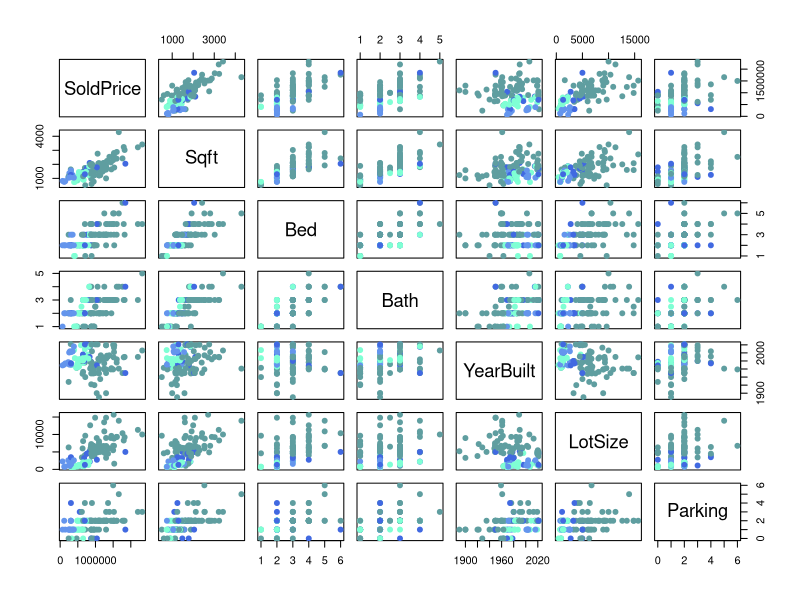
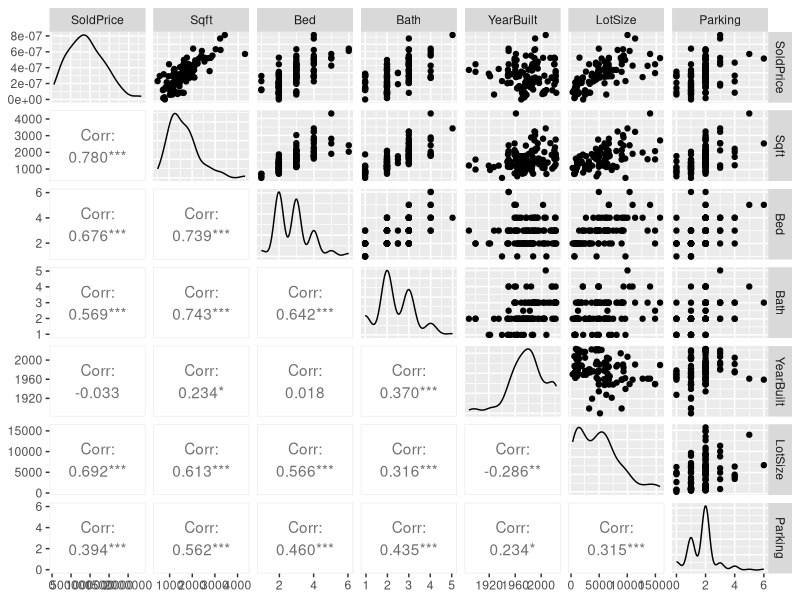
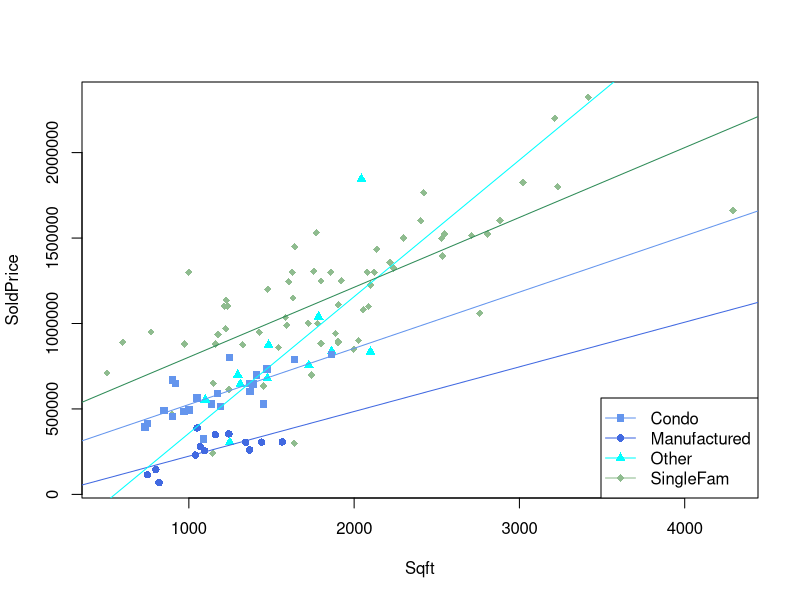
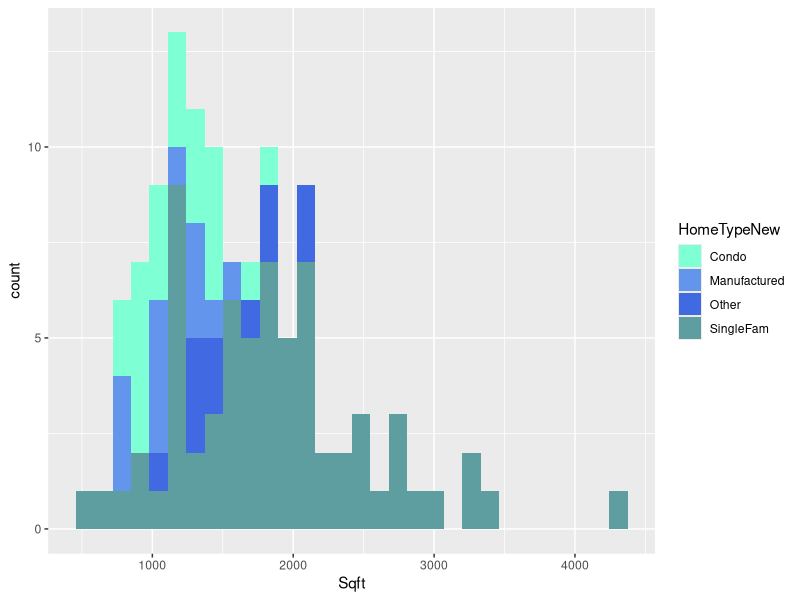
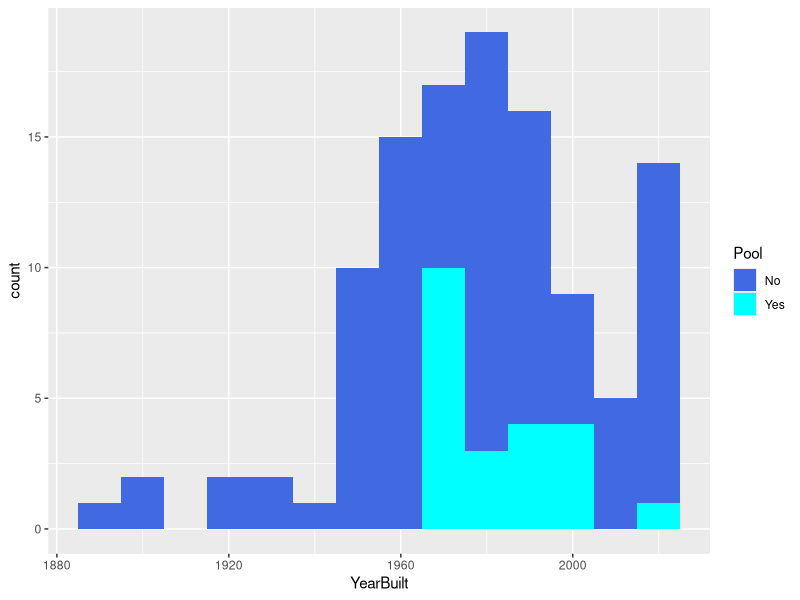
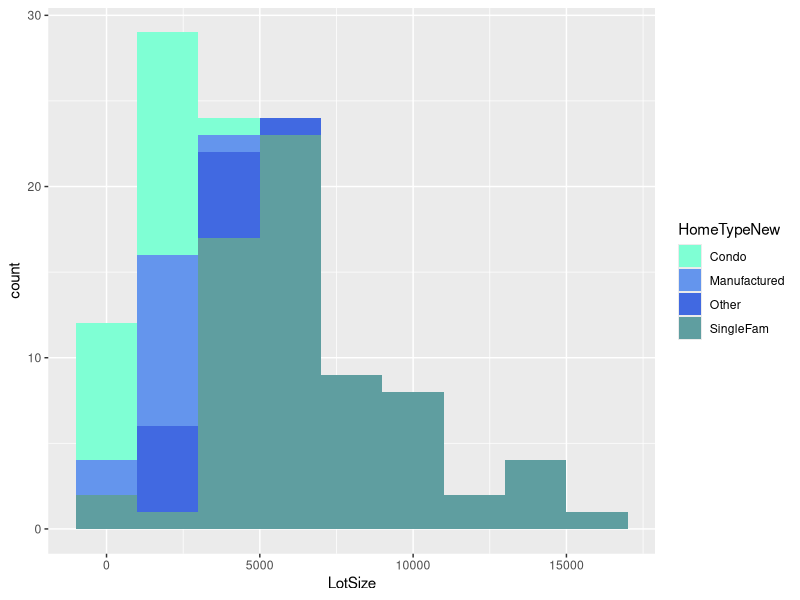
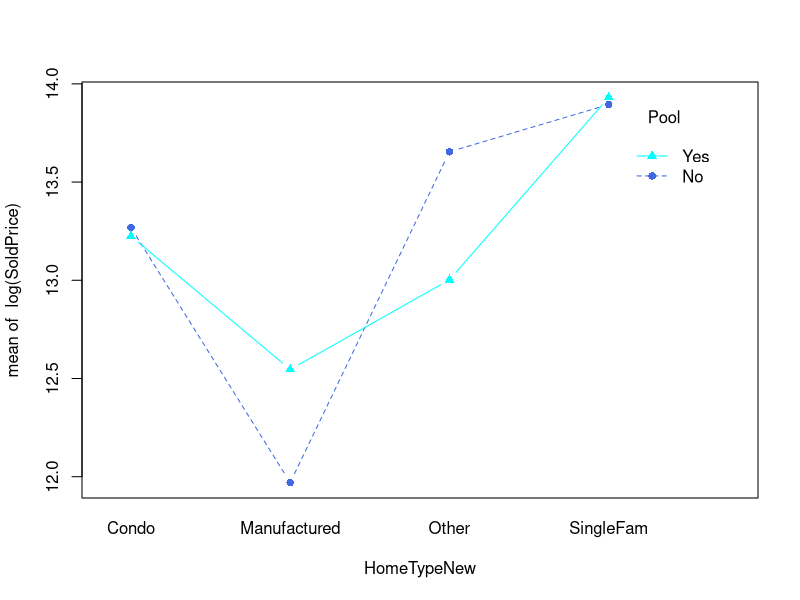

Here is the R script that generated these plots, in order: (Note: this script raises an error after producing the figures.)
## ---- chunk 1
knitr::opts_chunk$set(echo = TRUE)
## ---- chunk 2
library(tidyverse)
library(readxl)
library(leaps)
library(car)
library(scatterplot3d)
library(GGally)
library('lmtest')
## ---- chunk 3
realestate <- read_excel("SLO_Real_Estate_Feb-Apr2022.xlsx")

realestate_clean <- realestate %>%
  filter(LotSize != 416869 & LotSize != 108900 & LotSize != 84071)

realestate_clean <- realestate_clean %>%
  mutate(HomeTypeNew = 
           case_when(HomeType == "Condominium" ~ "Condo", 
             HomeType == "SingleFamilyResidence" ~ "SingleFam",
             HomeType == "ManufacturedHome" ~ "Manufactured",
             TRUE ~ "Other")) 

realestate_clean$Cooling = factor(realestate_clean$Cooling)
realestate_clean$Heating = factor(realestate_clean$Heating)
realestate_clean$HomeType = factor(realestate_clean$HomeType)
realestate_clean$Pool = factor(realestate_clean$Pool)
## ---- chunk 4
n <- 141
numtrain = ceiling(.8*n)
set.seed(678)
train_ind = sample(n, numtrain)
traindata = realestate_clean[train_ind, ]
testdata = realestate_clean[-train_ind, ]
set.seed(NULL)
## ---- chunk 5
# Matrix Scatterplot
pairs(SoldPrice ~ Sqft + Bed + Bath + YearBuilt + LotSize + Parking, data = traindata, 
      col = c('aquamarine', 'cornflowerblue','royalblue', 'cadetblue', 'cyan', 
              'darkblue', 'deepskyblue', 'darkseagreen', 'darkseagreen1')[factor(traindata$HomeTypeNew)], 
      pch = 19)
## ---- chunk 6
# Correlation Matrix 
cor(traindata[,c(1, 2, 3, 4, 5, 6, 7)])
## ---- chunk 7
# Matrix Scatterplot with ggpairs()
ggpairs(traindata[,-c(8:12)], 
        upper=list(continuous='points'),
        lower=list(continuous='cor',combo='blank',discrete='blank'))
## ---- chunk 8
# Interaction Plot Between Sold Price and Square Footage (Home Type)
traindata$HomeTypeNew = factor(traindata$HomeTypeNew)
fit_interaction = lm(SoldPrice~Sqft*HomeTypeNew, data=traindata)
summary(fit_interaction)

plot(SoldPrice ~ Sqft, data = traindata, 
     col = c('cornflowerblue','royalblue','cyan', 'darkseagreen')[HomeTypeNew], 
     pch = c(15, 16, 17, 18)[HomeTypeNew])
legend('bottomright',legend=levels(traindata$HomeTypeNew), 
       pch = c(15, 16, 17, 18), 
       col = c('cornflowerblue','royalblue','cyan', 'darkseagreen'), 
       lty = 1)
coeff = fit_interaction$coeff
abline(coeff[1], coeff[2], col='cornflowerblue')
abline(coeff[1] + coeff[3], coeff[2] + coeff[6], col = 'royalblue') 
abline(coeff[1] + coeff[4], coeff[2] + coeff[7], col = 'cyan') 
abline(coeff[1] + coeff[5], coeff[2] + coeff[8], col = 'seagreen') 
## ---- chunk 9
# Histograms of Quantitative Variables 
traindata %>%
  ggplot(aes(x = Sqft, fill = HomeTypeNew)) +
  geom_histogram() +
  scale_fill_manual(values = c('aquamarine', 'cornflowerblue','royalblue', 'cadetblue', 'cyan', 
                               'darkblue', 'deepskyblue', 'darkseagreen', 'darkseagreen1'))

traindata %>%
  ggplot(aes(x = YearBuilt, fill = Pool)) +
  geom_histogram(binwidth = 10) +
  scale_fill_manual(values = c('royalblue', 'cyan'))

traindata %>%
  ggplot(aes(x = LotSize, fill = HomeTypeNew)) +
  geom_histogram(binwidth = 2000) +
  scale_fill_manual(values = c('aquamarine', 'cornflowerblue','royalblue', 'cadetblue', 'cyan', 
                               'darkblue', 'deepskyblue', 'darkseagreen', 'darkseagreen1'))
## ---- chunk 10
# Interaction Plot Between Home Type and Pool
traindata$Pool=factor(traindata$Pool)
with(traindata, interaction.plot(HomeTypeNew, Pool, log(SoldPrice), type = 'b', 
                                 col = c('royalblue','cyan'), 
                                 pch = c(16, 17)))
## ---- chunk 11
# 3D Scatterplot 
s3d <- scatterplot3d(traindata2$Sqft, y=traindata2$SoldPrice, z=traindata2$LotSize,
                     xlab = "Square Footage (sqft)",
                     ylab = "Sold Price (Dollars)",
                     zlab = "Lot Size (sqft)", 
                     angle=55, pch = 16)
# Add regression plane
my.lm <- lm(traindata2$Sqft ~ traindata2$SoldPrice + traindata2$LotSize)
s3d$plane3d(my.lm)
## ---- chunk 12
traindataNew <- traindata %>%
  select(-HomeType)

full.model <- lm(SoldPrice~., data = traindataNew)

best.sub <- summary(regsubsets(formula(full.model), data=traindata, method = "exhaustive", nbest = 2))
## ---- chunk 13
n = nrow(traindata)
p<-c(2,2,3,3,4,4,5,5,6,6,7,7,8,8,9,9) 

SSE<-best.sub$rss             #SSE 
s<-sqrt(SSE/(n-p))            #s
Rsq<-best.sub$rsq             #R-squared 
Rsq.adj<-best.sub$adjr2       #R-squared adjusted
BIC<-n*log(SSE/n) + p*log(n)  #BIC
AIC<- n*log(SSE/n) + 2*p      #AIC
Cp<-best.sub$cp               #Mallow's Cp
bs<- data.frame(best.sub$outmat, p=p, Cp, AIC, BIC, Rsq, Rsq.adj, s) %>%
  arrange(BIC)
## ---- chunk 14
plot(resid(lm(I(sqrt(SoldPrice))~Sqft + HomeTypeNew, data = traindata))~resid(lm(LotSize ~ YearBuilt + Sqft + HomeTypeNew, data = traindata)))
## ---- chunk 15
fit.one <- lm(SoldPrice ~ Sqft + LotSize + HomeTypeNew, data  = traindata)

plot(fit.one)
## ---- chunk 16
boxCox(lm(SoldPrice~Sqft+LotSize+HomeTypeNew, data = traindata))
## ---- chunk 17
fit.two <- lm(I(sqrt(SoldPrice)) ~ Sqft + LotSize + HomeTypeNew, data  = traindata)

plot(fit.two)
## ---- chunk 18
full.model2 <- lm(I(sqrt(SoldPrice))~., data = traindataNew)

best.sub2 <- summary(regsubsets(formula(full.model2), data=traindata, method = "exhaustive", nbest = 2))
## ---- chunk 19
n = nrow(traindata)
p<-c(2,2,3,3,4,4,5,5,6,6,7,7,8,8,9,9) 

SSE<-best.sub2$rss             #SSE 
s<-sqrt(SSE/(n-p))             #s
Rsq<-best.sub2$rsq             #R-squared 
Rsq.adj<-best.sub2$adjr2       #R-squared adjusted
BIC<-n*log(SSE/n) + p*log(n)   #BIC
AIC<- n*log(SSE/n) + 2*p       #AIC
Cp<-best.sub2$cp               #Mallow's Cp
bs2<- data.frame(best.sub2$outmat, p=p, Cp, AIC, BIC, Rsq, Rsq.adj, s) %>%
  arrange(BIC)
## ---- chunk 20
final_model = lm(I(sqrt(SoldPrice)) ~ Sqft + YearBuilt + HomeTypeNew, data = traindata)

par(mfrow=c(2,2)) #plot in 2 by 2 grid   
plot(final_model)

plot(resid(final_model) ~ log(SoldPrice), data=traindata, ylab='Residuals', xlab='log(SoldPrice)')
abline(h=0,lty=2)

plot(resid(final_model) ~ resid(lm(YearBuilt~Sqft+HomeTypeNew, data = traindata)), ylab='Residuals', xlab='YearBuilt')
abline(h=0,lty=2)

plot(resid(final_model) ~ HomeTypeNew, data=traindata, ylab='Residuals', xlab='HomeTypeNew')
abline(h=0,lty=2)

hist(resid(final_model), main='', xlab='Residuals')

shapiro.test(resid(final_model))
bptest(final_model)
## ---- chunk 21
summary(final_model)
vif(final_model)
